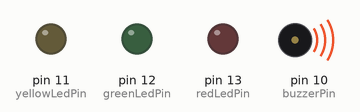
Bench run of a sketch on a simulated Arduino Uno, built with avr-gcc and run on an emulated ATmega328P. On the bench: output pins drawn as LEDs (lit = HIGH), buzzer (waves = sounding).

Above: at 0.1 s.
At 6.1 s:
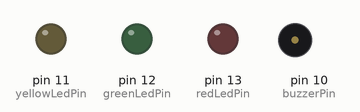
Timing chart, 0 to 7.6 s (numbered marks = the images above):
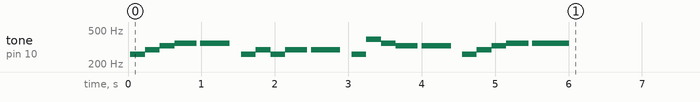

Measured:
- by itself, tone on pin 10 (buzzerPin): plays 261 Hz for 0.20 s, 294 Hz for 0.20 s, 329 Hz for 0.20 s, 349 Hz for 0.30 s, 349 Hz for 0.40 s, 261 Hz for 0.20 s … (20 notes in this stretch)

The sketch:

BuzzerMusic.ino
```cpp
//Seta pinos
const int buzzerPin = 10;
const int redLedPin = 13;
const int greenLedPin = 12;
const int yellowLedPin = 11;

//Estados
int redButtonState = 0;
int greenButtonState = 0;
int yellowButtonState = 0;

//Temporizador
int savedTime= 0;
int melodyStep = 0;

//Notas
#define DO 261
#define RE 294
#define MI 329
#define FA 349
#define SOL 392
#define LA 440
#define SI 493

//Melodias
int melody1[] =			{DO,  RE,  MI,  FA,  FA,  FA,  DO,  RE,  DO,  RE,  RE,  RE,  DO,  SOL, FA,  MI,  MI,  MI,  DO,  RE,  MI,  FA,  FA,  FA};
int melody1Time[] =		{200, 200, 200, 300, 200, 200, 200, 200, 200, 300, 200, 200, 200, 200, 200, 300, 200, 200, 200, 200, 200, 300, 200, 300};
int melody1Delay[] =	{200, 200, 200, 350, 200, 350, 200, 200, 200, 350, 200, 350, 200, 200, 200, 350, 200, 350, 200, 200, 200, 350, 200, 200};

void setup() {
	//Modo de cada pino
	pinMode(buzzerPin, OUTPUT);

	pinMode(redLedPin, OUTPUT);
	pinMode(greenLedPin, OUTPUT);
	pinMode(yellowLedPin, OUTPUT);
}

void loop() {
	unsigned int seekTime = millis();

	//Em C, não existe um função para calcular a quantidade de itens de um array.
	//O sizeof calcula o tamanho em bits do array.
	//Então podemos calcular da seguinte forma: sizeof(meuArray) / sizeof(char *)

	if ((melodyStep < sizeof(melody1) / sizeof(char *)) && (seekTime - savedTime > melody1Delay[melodyStep - 1])) {

		//Acende as leds
		switch (melody1[melodyStep])
		{
		case DO:
			digitalWrite(redLedPin, HIGH);
			break;
		case RE:
			digitalWrite(greenLedPin, HIGH);
			break;
		case MI:
			digitalWrite(yellowLedPin, HIGH);
			break;
		case FA:
			digitalWrite(redLedPin, HIGH);
			digitalWrite(greenLedPin, HIGH);
			digitalWrite(yellowLedPin, HIGH);
			break;
		case SOL:
			digitalWrite(redLedPin, HIGH);
			digitalWrite(greenLedPin, HIGH);
			break;
		}

		//Toca o som
		tone(buzzerPin, melody1[melodyStep], melody1Time[melodyStep]);

		//Desliga LEDs
		digitalWrite(redLedPin, LOW);
		digitalWrite(greenLedPin, LOW);
		digitalWrite(yellowLedPin, LOW);

		//Salva o tempo e o step
		savedTime = seekTime;
		melodyStep++;

	}

}
```
